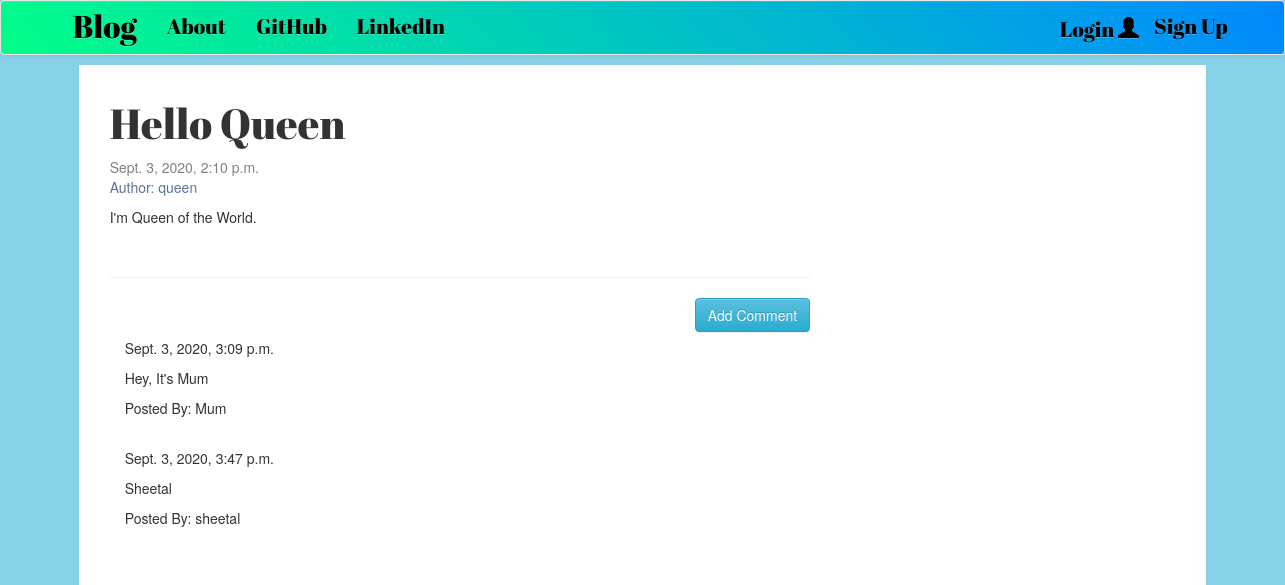
The app's page /post/19 with its own data.
### blog/models.py (models this page shows, shortened)
class Post(models.Model):
    author = models.ForeignKey('auth.User',on_delete=models.CASCADE)
    title = models.CharField(max_length=200)
    text = models.TextField()
    created_date = models.DateTimeField(default=timezone.now)
    published_date = models.DateTimeField(blank=True,null=True)

class Comment(models.Model):
    post = models.ForeignKey('blog.Post',related_name='comments',on_delete=models.CASCADE)
    author = models.CharField(max_length=200)
    text = models.TextField()
    created_date = models.DateTimeField(default=timezone.now)
    approved_comment = models.BooleanField(default=False)

### blog/views.py (the view)
# urls.py: path('post/<int:pk>',views.PostDetailView.as_view(),name='post_detail'),
class PostDetailView(DetailView):
    model = Post

### blog/templates/blog/post_detail.html (shortened to what this page needs)
<!DOCTYPE html>
{% extends 'blog/base.html' %}
{% block content %}
<h1 class="posttitle">{{post.title}}</h1>
{% if post.published_date %}
  <div class="date postdate">
    {{post.published_date}}
  </div>
{% else %}
  <div class="date postdate">
    <p>Created On: {{post.created_date}}</p>
  </div>
  <br>
  <a class="btn btn-info" href="{% url 'post_publish' pk=post.pk %}">Publish</a>
{% endif %}
<div class="date author">
  <p>Author: {{post.author}}</p>
</div>
<p class="postcontent">{{post.text|safe|linebreaksbr}}</p>
<br>
<hr>
<a class="btn btn-info btn-comment" href="{% url 'add_comment_to_post' pk=post.pk %}">Add Comment</a>
<div class="container">
  <br>
    <br>
    {% for comment in post.comments.all %}
      {% if comment.approved_comment %}
        {{comment.created_date}}
        <p>{{comment.text|safe|linebreaksbr}}</p>
        <p>Posted By: {{comment.author}}</p>
        <br>
      {% endif %}
    {% empty %}
    <div class="no-comment">
      <p>No Comments</p>
    </div>
    {% endfor %}
</div>
{% endblock %}

### blog/static/css/blog.css (style rules this page uses)
.date { color: grey; }
.author { color: rgb(92, 116, 156); }
.posttitle { font-family: 'Abril Fatface', cursive; font-size: 3em; }
.postcontent { font-family: 'Gayathri', sans-serif; font-size: 1.2em; }
.btn-comment { float: right; }
.format-body { background: rgb(135, 209, 232); }

### records on screen
Post: title "Hello Queen", published_date "Sept. 3, 2020, 2:10 p.m.", author "queen", text "I'm Queen of the World."
Comment: created_date "Sept. 3, 2020, 3:09 p.m.", text "Hey, It's Mum", author "Mum"
Comment: created_date "Sept. 3, 2020, 3:47 p.m.", text "Sheetal", author "sheetal"
